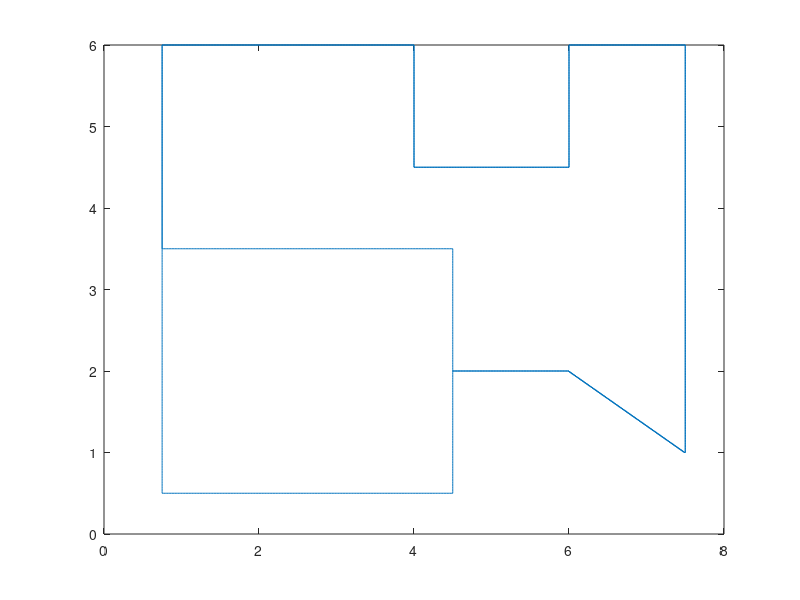

MATLAB code for this plot:
inc=0.02;
puntos=[0.75, 6;
    4, 6;
    4, 4.5;
    6, 4.5;
    6, 6;
    7.5,6;
    7.5,1;
    6,2;
    4.5,2;
    4.5,3.5;
    0.75, 3.5;
    0.75, 6;
    4, 6;
    4, 4.5;
    6, 4.5;
    6, 6;
    7.5,6;
    7.5,1;
    6,2;
    4.5,2;
    4.5, 0.5;
    0.75, 0.5;
    0.75,6];

x=puntos(:,1)';
y=puntos(:,2)';
stairs(x,y)
[f,c]=size(puntos);

xf=[];
yf=[];

for n=1:f-1
    dx=x(n+1)-x(n);
    dy=y(n+1)-y(n);
    d=sqrt(dx^2+dy^2);
    N=round(d/inc);
    xf=[xf,linspace(x(n),x(n+1),N)];
    yf=[yf,linspace(y(n),y(n+1),N)];
end
puntosf=[xf',yf'];
stairs(xf,yf)
csvwrite('puntos.csv',puntosf)